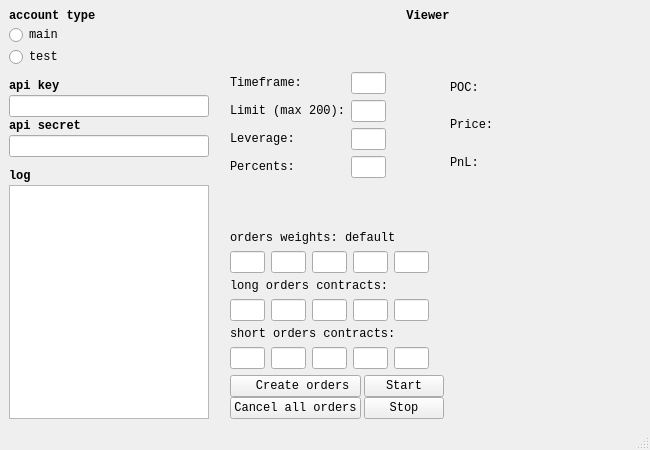
<?xml version="1.0" encoding="UTF-8"?>
<ui version="4.0">
 <class>MainWindow</class>
 <widget class="QMainWindow" name="MainWindow">
  <property name="geometry">
   <rect>
    <x>0</x>
    <y>0</y>
    <width>650</width>
    <height>450</height>
   </rect>
  </property>
  <property name="sizePolicy">
   <sizepolicy hsizetype="Fixed" vsizetype="Fixed">
    <horstretch>0</horstretch>
    <verstretch>0</verstretch>
   </sizepolicy>
  </property>
  <property name="maximumSize">
   <size>
    <width>650</width>
    <height>450</height>
   </size>
  </property>
  <property name="font">
   <font>
    <family>Consolas</family>
    <pointsize>9</pointsize>
   </font>
  </property>
  <property name="windowTitle">
   <string>MainWindow</string>
  </property>
  <widget class="QWidget" name="centralwidget">
   <property name="sizePolicy">
    <sizepolicy hsizetype="Fixed" vsizetype="Fixed">
     <horstretch>0</horstretch>
     <verstretch>0</verstretch>
    </sizepolicy>
   </property>
   <layout class="QGridLayout" name="gridLayout_2">
    <item row="0" column="0">
     <layout class="QGridLayout" name="gridLayout_3">
      <property name="sizeConstraint">
       <enum>QLayout::SetFixedSize</enum>
      </property>
      <property name="horizontalSpacing">
       <number>0</number>
      </property>
      <property name="verticalSpacing">
       <number>2</number>
      </property>
      <item row="0" column="0">
       <widget class="QLabel" name="label">
        <property name="font">
         <font>
          <weight>75</weight>
          <bold>true</bold>
         </font>
        </property>
        <property name="text">
         <string>account type</string>
        </property>
       </widget>
      </item>
      <item row="6" column="0">
       <widget class="QLineEdit" name="api_key">
        <property name="maximumSize">
         <size>
          <width>200</width>
          <height>16777215</height>
         </size>
        </property>
       </widget>
      </item>
      <item row="7" column="0">
       <widget class="QLabel" name="label_3">
        <property name="font">
         <font>
          <weight>75</weight>
          <bold>true</bold>
         </font>
        </property>
        <property name="text">
         <string>api secret</string>
        </property>
       </widget>
      </item>
      <item row="8" column="0">
       <widget class="QLineEdit" name="api_secret">
        <property name="maximumSize">
         <size>
          <width>200</width>
          <height>16777215</height>
         </size>
        </property>
       </widget>
      </item>
      <item row="5" column="0">
       <widget class="QLabel" name="label_2">
        <property name="font">
         <font>
          <weight>75</weight>
          <bold>true</bold>
         </font>
        </property>
        <property name="text">
         <string>api key</string>
        </property>
       </widget>
      </item>
      <item row="10" column="0">
       <widget class="QLabel" name="label_9">
        <property name="font">
         <font>
          <weight>75</weight>
          <bold>true</bold>
         </font>
        </property>
        <property name="text">
         <string>log</string>
        </property>
       </widget>
      </item>
      <item row="1" column="0">
       <widget class="QRadioButton" name="radioButton_2">
        <property name="text">
         <string>main</string>
        </property>
       </widget>
      </item>
      <item row="2" column="0">
       <widget class="QRadioButton" name="radioButton">
        <property name="text">
         <string>test</string>
        </property>
       </widget>
      </item>
      <item row="11" column="0">
       <widget class="QTextBrowser" name="textBrowser">
        <property name="sizePolicy">
         <sizepolicy hsizetype="Preferred" vsizetype="MinimumExpanding">
          <horstretch>0</horstretch>
          <verstretch>0</verstretch>
         </sizepolicy>
        </property>
        <property name="maximumSize">
         <size>
          <width>200</width>
          <height>16777215</height>
         </size>
        </property>
        <property name="sizeAdjustPolicy">
         <enum>QAbstractScrollArea::AdjustIgnored</enum>
        </property>
       </widget>
      </item>
      <item row="4" column="0">
       <spacer name="verticalSpacer">
        <property name="orientation">
         <enum>Qt::Vertical</enum>
        </property>
        <property name="sizeType">
         <enum>QSizePolicy::Fixed</enum>
        </property>
        <property name="sizeHint" stdset="0">
         <size>
          <width>20</width>
          <height>10</height>
         </size>
        </property>
       </spacer>
      </item>
      <item row="9" column="0">
       <spacer name="verticalSpacer_3">
        <property name="orientation">
         <enum>Qt::Vertical</enum>
        </property>
        <property name="sizeType">
         <enum>QSizePolicy::Fixed</enum>
        </property>
        <property name="sizeHint" stdset="0">
         <size>
          <width>20</width>
          <height>10</height>
         </size>
        </property>
       </spacer>
      </item>
     </layout>
    </item>
    <item row="0" column="1">
     <layout class="QVBoxLayout" name="mainV2">
      <property name="spacing">
       <number>1</number>
      </property>
      <item>
       <widget class="QLabel" name="label_16">
        <property name="font">
         <font>
          <weight>75</weight>
          <bold>true</bold>
         </font>
        </property>
        <property name="text">
         <string>Viewer</string>
        </property>
        <property name="alignment">
         <set>Qt::AlignCenter</set>
        </property>
       </widget>
      </item>
      <item>
       <widget class="QWidget" name="plotwidget" native="true">
        <property name="sizePolicy">
         <sizepolicy hsizetype="Fixed" vsizetype="Fixed">
          <horstretch>0</horstretch>
          <verstretch>0</verstretch>
         </sizepolicy>
        </property>
       </widget>
      </item>
      <item>
       <layout class="QFormLayout" name="formLayout_2">
        <property name="fieldGrowthPolicy">
         <enum>QFormLayout::FieldsStayAtSizeHint</enum>
        </property>
        <property name="horizontalSpacing">
         <number>6</number>
        </property>
        <property name="verticalSpacing">
         <number>6</number>
        </property>
        <property name="leftMargin">
         <number>15</number>
        </property>
        <property name="rightMargin">
         <number>15</number>
        </property>
        <item row="0" column="1">
         <spacer name="verticalSpacer_4">
          <property name="orientation">
           <enum>Qt::Vertical</enum>
          </property>
          <property name="sizeHint" stdset="0">
           <size>
            <width>20</width>
            <height>8</height>
           </size>
          </property>
         </spacer>
        </item>
        <item row="1" column="0">
         <layout class="QFormLayout" name="formLayout">
          <item row="1" column="0">
           <widget class="QLabel" name="label_4">
            <property name="sizePolicy">
             <sizepolicy hsizetype="Fixed" vsizetype="Preferred">
              <horstretch>0</horstretch>
              <verstretch>0</verstretch>
             </sizepolicy>
            </property>
            <property name="text">
             <string>Timeframe:      </string>
            </property>
           </widget>
          </item>
          <item row="1" column="1">
           <widget class="QLineEdit" name="lineEdit_3">
            <property name="sizePolicy">
             <sizepolicy hsizetype="Fixed" vsizetype="Fixed">
              <horstretch>0</horstretch>
              <verstretch>0</verstretch>
             </sizepolicy>
            </property>
            <property name="maximumSize">
             <size>
              <width>35</width>
              <height>16777215</height>
             </size>
            </property>
           </widget>
          </item>
          <item row="2" column="0">
           <widget class="QLabel" name="label_5">
            <property name="sizePolicy">
             <sizepolicy hsizetype="Fixed" vsizetype="Preferred">
              <horstretch>0</horstretch>
              <verstretch>0</verstretch>
             </sizepolicy>
            </property>
            <property name="text">
             <string>Limit (max 200):</string>
            </property>
           </widget>
          </item>
          <item row="2" column="1">
           <widget class="QLineEdit" name="lineEdit_4">
            <property name="sizePolicy">
             <sizepolicy hsizetype="Fixed" vsizetype="Fixed">
              <horstretch>0</horstretch>
              <verstretch>0</verstretch>
             </sizepolicy>
            </property>
            <property name="maximumSize">
             <size>
              <width>35</width>
              <height>16777215</height>
             </size>
            </property>
           </widget>
          </item>
          <item row="3" column="0">
           <widget class="QLabel" name="label_6">
            <property name="sizePolicy">
             <sizepolicy hsizetype="Fixed" vsizetype="Preferred">
              <horstretch>0</horstretch>
              <verstretch>0</verstretch>
             </sizepolicy>
            </property>
            <property name="text">
             <string>Leverage: </string>
            </property>
           </widget>
          </item>
          <item row="3" column="1">
           <widget class="QLineEdit" name="lineEdit_5">
            <property name="sizePolicy">
             <sizepolicy hsizetype="Fixed" vsizetype="Fixed">
              <horstretch>0</horstretch>
              <verstretch>0</verstretch>
             </sizepolicy>
            </property>
            <property name="maximumSize">
             <size>
              <width>35</width>
              <height>16777215</height>
             </size>
            </property>
           </widget>
          </item>
          <item row="4" column="0">
           <widget class="QLabel" name="label_18">
            <property name="sizePolicy">
             <sizepolicy hsizetype="Fixed" vsizetype="Preferred">
              <horstretch>0</horstretch>
              <verstretch>0</verstretch>
             </sizepolicy>
            </property>
            <property name="text">
             <string>Percents:</string>
            </property>
           </widget>
          </item>
          <item row="4" column="1">
           <widget class="QLineEdit" name="lineEdit_6">
            <property name="sizePolicy">
             <sizepolicy hsizetype="Fixed" vsizetype="Fixed">
              <horstretch>0</horstretch>
              <verstretch>0</verstretch>
             </sizepolicy>
            </property>
            <property name="maximumSize">
             <size>
              <width>35</width>
              <height>16777215</height>
             </size>
            </property>
           </widget>
          </item>
         </layout>
        </item>
        <item row="1" column="1">
         <layout class="QVBoxLayout" name="verticalLayout_6">
          <item>
           <layout class="QHBoxLayout" name="horizontalLayout_4">
            <item>
             <widget class="QLabel" name="label_14">
              <property name="text">
               <string>POC:</string>
              </property>
              <property name="alignment">
               <set>Qt::AlignJustify|Qt::AlignVCenter</set>
              </property>
             </widget>
            </item>
            <item>
             <widget class="QLabel" name="label_10">
              <property name="text">
               <string/>
              </property>
              <property name="alignment">
               <set>Qt::AlignJustify|Qt::AlignVCenter</set>
              </property>
             </widget>
            </item>
           </layout>
          </item>
          <item>
           <layout class="QHBoxLayout" name="horizontalLayout_5">
            <item>
             <widget class="QLabel" name="label_13">
              <property name="text">
               <string>Price:</string>
              </property>
              <property name="alignment">
               <set>Qt::AlignJustify|Qt::AlignVCenter</set>
              </property>
             </widget>
            </item>
            <item>
             <widget class="QLabel" name="label_12">
              <property name="text">
               <string/>
              </property>
              <property name="alignment">
               <set>Qt::AlignJustify|Qt::AlignVCenter</set>
              </property>
             </widget>
            </item>
           </layout>
          </item>
          <item>
           <layout class="QHBoxLayout" name="horizontalLayout_6">
            <item>
             <widget class="QLabel" name="label_11">
              <property name="text">
               <string>PnL:</string>
              </property>
              <property name="alignment">
               <set>Qt::AlignJustify|Qt::AlignVCenter</set>
              </property>
             </widget>
            </item>
            <item>
             <widget class="QLabel" name="label_15">
              <property name="text">
               <string/>
              </property>
              <property name="alignment">
               <set>Qt::AlignJustify|Qt::AlignVCenter</set>
              </property>
             </widget>
            </item>
           </layout>
          </item>
         </layout>
        </item>
        <item row="2" column="0">
         <spacer name="verticalSpacer_2">
          <property name="orientation">
           <enum>Qt::Vertical</enum>
          </property>
          <property name="sizeHint" stdset="0">
           <size>
            <width>20</width>
            <height>8</height>
           </size>
          </property>
         </spacer>
        </item>
        <item row="3" column="0">
         <widget class="QLabel" name="label_7">
          <property name="sizePolicy">
           <sizepolicy hsizetype="Fixed" vsizetype="Preferred">
            <horstretch>0</horstretch>
            <verstretch>0</verstretch>
           </sizepolicy>
          </property>
          <property name="text">
           <string>orders weights: default</string>
          </property>
         </widget>
        </item>
        <item row="4" column="0">
         <layout class="QHBoxLayout" name="horizontalLayout">
          <item>
           <widget class="QLineEdit" name="w1">
            <property name="sizePolicy">
             <sizepolicy hsizetype="Maximum" vsizetype="Fixed">
              <horstretch>0</horstretch>
              <verstretch>0</verstretch>
             </sizepolicy>
            </property>
            <property name="maximumSize">
             <size>
              <width>35</width>
              <height>16777215</height>
             </size>
            </property>
           </widget>
          </item>
          <item>
           <widget class="QLineEdit" name="w2">
            <property name="sizePolicy">
             <sizepolicy hsizetype="Fixed" vsizetype="Fixed">
              <horstretch>0</horstretch>
              <verstretch>0</verstretch>
             </sizepolicy>
            </property>
            <property name="maximumSize">
             <size>
              <width>35</width>
              <height>16777215</height>
             </size>
            </property>
            <property name="clearButtonEnabled">
             <bool>false</bool>
            </property>
           </widget>
          </item>
          <item>
           <widget class="QLineEdit" name="w3">
            <property name="sizePolicy">
             <sizepolicy hsizetype="Fixed" vsizetype="Fixed">
              <horstretch>0</horstretch>
              <verstretch>0</verstretch>
             </sizepolicy>
            </property>
            <property name="maximumSize">
             <size>
              <width>35</width>
              <height>16777215</height>
             </size>
            </property>
           </widget>
          </item>
          <item>
           <widget class="QLineEdit" name="w4">
            <property name="sizePolicy">
             <sizepolicy hsizetype="Fixed" vsizetype="Fixed">
              <horstretch>0</horstretch>
              <verstretch>0</verstretch>
             </sizepolicy>
            </property>
            <property name="maximumSize">
             <size>
              <width>35</width>
              <height>16777215</height>
             </size>
            </property>
           </widget>
          </item>
          <item>
           <widget class="QLineEdit" name="w5">
            <property name="sizePolicy">
             <sizepolicy hsizetype="Fixed" vsizetype="Fixed">
              <horstretch>0</horstretch>
              <verstretch>0</verstretch>
             </sizepolicy>
            </property>
            <property name="maximumSize">
             <size>
              <width>35</width>
              <height>16777215</height>
             </size>
            </property>
           </widget>
          </item>
         </layout>
        </item>
        <item row="5" column="0">
         <widget class="QLabel" name="label_8">
          <property name="sizePolicy">
           <sizepolicy hsizetype="Fixed" vsizetype="Preferred">
            <horstretch>0</horstretch>
            <verstretch>0</verstretch>
           </sizepolicy>
          </property>
          <property name="text">
           <string>long orders contracts: </string>
          </property>
         </widget>
        </item>
        <item row="6" column="0">
         <layout class="QHBoxLayout" name="horizontalLayout_3" stretch="0,0,0,0,0">
          <property name="spacing">
           <number>6</number>
          </property>
          <property name="sizeConstraint">
           <enum>QLayout::SetMaximumSize</enum>
          </property>
          <item>
           <widget class="QLineEdit" name="w1_2">
            <property name="sizePolicy">
             <sizepolicy hsizetype="Maximum" vsizetype="Fixed">
              <horstretch>0</horstretch>
              <verstretch>0</verstretch>
             </sizepolicy>
            </property>
            <property name="maximumSize">
             <size>
              <width>35</width>
              <height>16777215</height>
             </size>
            </property>
            <property name="clearButtonEnabled">
             <bool>false</bool>
            </property>
           </widget>
          </item>
          <item>
           <widget class="QLineEdit" name="w2_2">
            <property name="sizePolicy">
             <sizepolicy hsizetype="Maximum" vsizetype="Fixed">
              <horstretch>0</horstretch>
              <verstretch>0</verstretch>
             </sizepolicy>
            </property>
            <property name="maximumSize">
             <size>
              <width>35</width>
              <height>16777215</height>
             </size>
            </property>
           </widget>
          </item>
          <item>
           <widget class="QLineEdit" name="w3_2">
            <property name="sizePolicy">
             <sizepolicy hsizetype="Maximum" vsizetype="Fixed">
              <horstretch>0</horstretch>
              <verstretch>0</verstretch>
             </sizepolicy>
            </property>
            <property name="maximumSize">
             <size>
              <width>35</width>
              <height>16777215</height>
             </size>
            </property>
           </widget>
          </item>
          <item>
           <widget class="QLineEdit" name="w4_2">
            <property name="sizePolicy">
             <sizepolicy hsizetype="Maximum" vsizetype="Fixed">
              <horstretch>0</horstretch>
              <verstretch>0</verstretch>
             </sizepolicy>
            </property>
            <property name="maximumSize">
             <size>
              <width>35</width>
              <height>16777215</height>
             </size>
            </property>
           </widget>
          </item>
          <item>
           <widget class="QLineEdit" name="w5_2">
            <property name="sizePolicy">
             <sizepolicy hsizetype="Maximum" vsizetype="Fixed">
              <horstretch>0</horstretch>
              <verstretch>0</verstretch>
             </sizepolicy>
            </property>
            <property name="maximumSize">
             <size>
              <width>35</width>
              <height>16777215</height>
             </size>
            </property>
           </widget>
          </item>
         </layout>
        </item>
        <item row="7" column="0">
         <widget class="QLabel" name="label_17">
          <property name="sizePolicy">
           <sizepolicy hsizetype="Fixed" vsizetype="Preferred">
            <horstretch>0</horstretch>
            <verstretch>0</verstretch>
           </sizepolicy>
          </property>
          <property name="text">
           <string>short orders contracts: </string>
          </property>
         </widget>
        </item>
        <item row="8" column="0">
         <layout class="QHBoxLayout" name="horizontalLayout_7" stretch="0,0,0,0,0">
          <property name="spacing">
           <number>6</number>
          </property>
          <property name="sizeConstraint">
           <enum>QLayout::SetMaximumSize</enum>
          </property>
          <item>
           <widget class="QLineEdit" name="w1_3">
            <property name="sizePolicy">
             <sizepolicy hsizetype="Maximum" vsizetype="Fixed">
              <horstretch>0</horstretch>
              <verstretch>0</verstretch>
             </sizepolicy>
            </property>
            <property name="maximumSize">
             <size>
              <width>35</width>
              <height>16777215</height>
             </size>
            </property>
            <property name="clearButtonEnabled">
             <bool>false</bool>
            </property>
           </widget>
          </item>
          <item>
           <widget class="QLineEdit" name="w2_3">
            <property name="sizePolicy">
             <sizepolicy hsizetype="Maximum" vsizetype="Fixed">
              <horstretch>0</horstretch>
              <verstretch>0</verstretch>
             </sizepolicy>
            </property>
            <property name="maximumSize">
             <size>
              <width>35</width>
              <height>16777215</height>
             </size>
            </property>
           </widget>
          </item>
          <item>
           <widget class="QLineEdit" name="w3_3">
            <property name="sizePolicy">
             <sizepolicy hsizetype="Maximum" vsizetype="Fixed">
              <horstretch>0</horstretch>
              <verstretch>0</verstretch>
             </sizepolicy>
            </property>
            <property name="maximumSize">
             <size>
              <width>35</width>
              <height>16777215</height>
             </size>
            </property>
           </widget>
          </item>
          <item>
           <widget class="QLineEdit" name="w4_3">
            <property name="sizePolicy">
             <sizepolicy hsizetype="Maximum" vsizetype="Fixed">
              <horstretch>0</horstretch>
              <verstretch>0</verstretch>
             </sizepolicy>
            </property>
            <property name="maximumSize">
             <size>
              <width>35</width>
              <height>16777215</height>
             </size>
            </property>
           </widget>
          </item>
          <item>
           <widget class="QLineEdit" name="w5_3">
            <property name="sizePolicy">
             <sizepolicy hsizetype="Maximum" vsizetype="Fixed">
              <horstretch>0</horstretch>
              <verstretch>0</verstretch>
             </sizepolicy>
            </property>
            <property name="maximumSize">
             <size>
              <width>35</width>
              <height>16777215</height>
             </size>
            </property>
           </widget>
          </item>
         </layout>
        </item>
        <item row="9" column="0">
         <layout class="QGridLayout" name="gridLayout" columnminimumwidth="10,0">
          <property name="horizontalSpacing">
           <number>3</number>
          </property>
          <property name="verticalSpacing">
           <number>0</number>
          </property>
          <item row="0" column="1">
           <layout class="QVBoxLayout" name="verticalLayout">
            <property name="spacing">
             <number>0</number>
            </property>
            <item>
             <widget class="QPushButton" name="pushButton">
              <property name="sizePolicy">
               <sizepolicy hsizetype="Fixed" vsizetype="Fixed">
                <horstretch>0</horstretch>
                <verstretch>0</verstretch>
               </sizepolicy>
              </property>
              <property name="text">
               <string>Start</string>
              </property>
             </widget>
            </item>
            <item>
             <widget class="QPushButton" name="pushButton_2">
              <property name="sizePolicy">
               <sizepolicy hsizetype="Fixed" vsizetype="Fixed">
                <horstretch>0</horstretch>
                <verstretch>0</verstretch>
               </sizepolicy>
              </property>
              <property name="text">
               <string>Stop</string>
              </property>
             </widget>
            </item>
           </layout>
          </item>
          <item row="0" column="0">
           <layout class="QVBoxLayout" name="verticalLayout_2">
            <property name="spacing">
             <number>0</number>
            </property>
            <property name="sizeConstraint">
             <enum>QLayout::SetNoConstraint</enum>
            </property>
            <item>
             <widget class="QPushButton" name="pushButton_3">
              <property name="sizePolicy">
               <sizepolicy hsizetype="Fixed" vsizetype="Fixed">
                <horstretch>0</horstretch>
                <verstretch>0</verstretch>
               </sizepolicy>
              </property>
              <property name="layoutDirection">
               <enum>Qt::LeftToRight</enum>
              </property>
              <property name="text">
               <string>   Create orders </string>
              </property>
             </widget>
            </item>
            <item>
             <widget class="QPushButton" name="cancelButton">
              <property name="sizePolicy">
               <sizepolicy hsizetype="Fixed" vsizetype="Fixed">
                <horstretch>0</horstretch>
                <verstretch>0</verstretch>
               </sizepolicy>
              </property>
              <property name="text">
               <string>Cancel all orders</string>
              </property>
             </widget>
            </item>
           </layout>
          </item>
         </layout>
        </item>
       </layout>
      </item>
     </layout>
    </item>
   </layout>
  </widget>
  <widget class="QMenuBar" name="menubar">
   <property name="geometry">
    <rect>
     <x>0</x>
     <y>0</y>
     <width>650</width>
     <height>21</height>
    </rect>
   </property>
  </widget>
  <widget class="QStatusBar" name="statusbar"/>
 </widget>
 <resources/>
 <connections/>
</ui>
